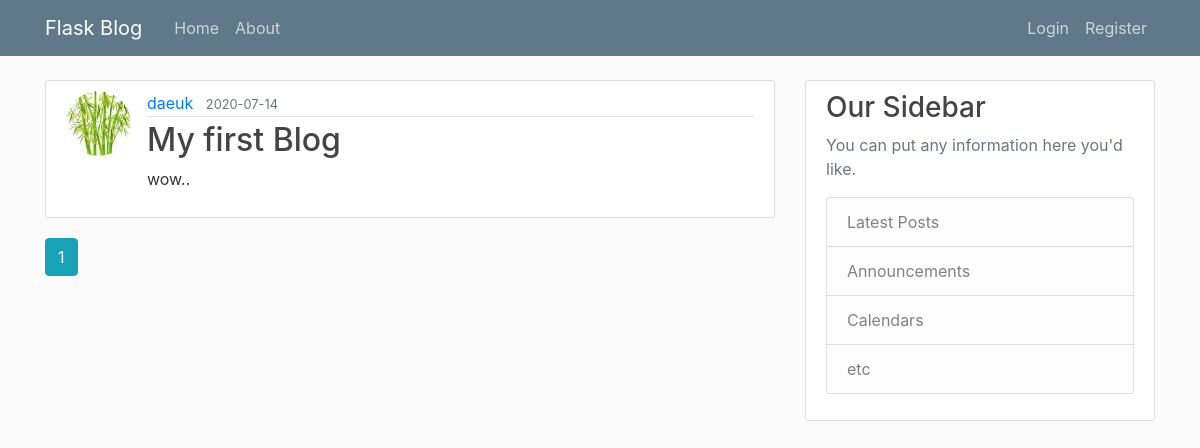
Page /home on the earlier database version.
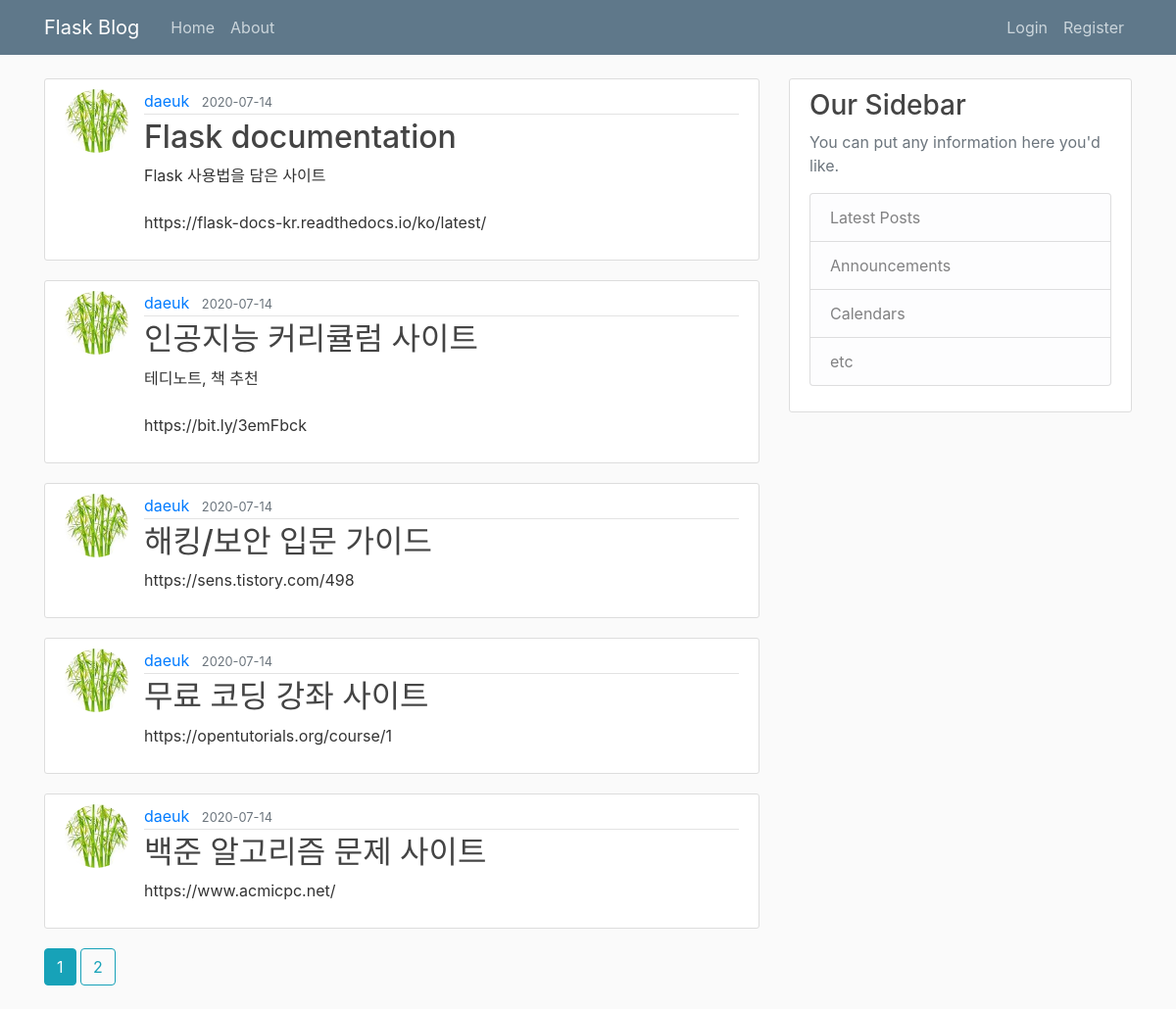
Same page on the later database version.
### flaskblog/models.py (models this page shows, shortened)
class Post(db.Model):
    __table_name__ = 'post'
    id = db.Column(db.Integer, primary_key=True)
    title = db.Column(db.String(100), nullable=False)
    date_posted = db.Column(db.DateTime, nullable=False, default=datetime.utcnow)
    content = db.Column(db.Text, nullable=False)
    user_id = db.Column(db.Integer, db.ForeignKey('user.id'), nullable=False)  # foreignkey 는 테이블 이름을 인자로 받음.

class User(db.Model, UserMixin):
    __table_name__ = 'user'
    id = db.Column(db.Integer, primary_key=True)
    username = db.Column(db.String(20), unique=True, nullable=False)
    email = db.Column(db.String(120), unique=True, nullable=False)
    image_file = db.Column(db.String(20), nullable=False, default='default.jpg')
    password = db.Column(db.String(60), nullable=False)
    posts = db.relationship('Post', backref='author', lazy=True)  # relationship 은  객체 이름을 받음.

### flaskblog/routes.py (the view)
@app.route('/')
@app.route('/home')
def home():
    page = request.args.get('page', 1, type=int)
    posts = Post.query.paginate(per_page=5, page=page)
    return render_template("home.html", posts=posts)

### flaskblog/templates/home.html
{% extends "layout.html" %}
{% block content %}
    {% for post in posts.items %}
        <article class="media content-section">
            <img class="rounded-circle article-img" src="{{ url_for('static', filename='profile_pics/' + post.author.image_file) }}" >
            <div class="media-body">
                <div class="article-metadata">
                    <a class="mr-2" href="#">{{ post.author.username }}</a>
                    <small class="text-muted">{{ post.date_posted.strftime('%Y-%m-%d') }}</small>
                </div>
                <h2><a class="article-title" href="{{ url_for('post', post_id=post.id) }}">{{ post.title }}</a></h2>
                <p class="article-content">{{ post.content }}</p>
            </div>
        </article>
    {% endfor %}
    {% for page_num in posts.iter_pages(left_edge=1, right_edge=1, left_current=1, right_current=2) %}
        {% if page_num %}
            {% if posts.page == page_num %}
                <a class="btn btn-info mb-4" href="{{ url_for('home', page=page_num) }}">{{ page_num }}</a>
            {% else %}
                <a class="btn btn-outline-info mb-4" href="{{ url_for('home', page=page_num) }}">{{ page_num }}</a>
            {% endif %}
        {% else %}
            ...
        {% endif %}
    {% endfor %}
{% endblock content %}

### flaskblog/templates/layout.html (shortened to what this page needs)
<!DOCTYPE html>
<html>
    <head>
        <link rel="stylesheet" href="https://stackpath.bootstrapcdn.com/bootstrap/4.5.0/css/bootstrap.min.css">
        <link rel="stylesheet" type="text/css" href="{{ url_for('static', filename='main.css') }}">
    </head>
    <body>
        <header class="site-header">
          <nav class="navbar navbar-expand-md navbar-dark bg-steel fixed-top">
            <div class="container">
              <a class="navbar-brand mr-4" href="{{ url_for('home') }}">Flask Blog</a>
              <div class="collapse navbar-collapse" id="navbarToggle">
                <div class="navbar-nav mr-auto">
                  <a class="nav-item nav-link" href="{{ url_for('home') }}">Home</a>
                  <a class="nav-item nav-link" href="{{ url_for('about') }}">About</a>
                </div>
                <div class="navbar-nav">
                    {% if current_user.is_authenticated %}
                        <a class="nav-item nav-link" href="{{ url_for('new_post') }}">New Post</a>
                        <a class="nav-item nav-link" href="{{ url_for('account') }}">Account</a>
                        <a class="nav-item nav-link" href="{{ url_for('logout') }}">Logout</a>
                    {% else %}
                        <a class="nav-item nav-link" href="{{ url_for('login') }}">Login</a>
                        <a class="nav-item nav-link" href="{{ url_for('register') }}">Register</a>
                    {% endif %}
                </div>
              </div>
            </div>
          </nav>
        </header>
        <main role="main" class="container">
          <div class="row">
            <div class="col-md-8">
                {% block content %}{% endblock %}
            </div>
            <div class="col-md-4">
              <div class="content-section">
                <h3>Our Sidebar</h3>
                <p class='text-muted'>You can put any information here you'd like.
                  <ul class="list-group">
                    <li class="list-group-item list-group-item-light">Latest Posts</li>
                    <li class="list-group-item list-group-item-light">Announcements</li>
                    <li class="list-group-item list-group-item-light">Calendars</li>
                    <li class="list-group-item list-group-item-light">etc</li>
                  </ul>
                </p>
              </div>
            </div>
          </div>
        </main>
    </body>
</html>

### flaskblog/static/main.css (style rules this page uses)
body { background: #fafafa; color: #333333; margin-top: 5rem; }
h1, h2, h3, h4, h5, h6 { color: #444444; }
.bg-steel { background-color: #5f788a; }
.site-header .navbar-nav .nav-link { color: #cbd5db; }
.content-section { background: #ffffff; padding: 10px 20px; border: 1px solid #dddddd; border-radius: 3px; margin-bottom: 20px; }
.article-title { color: #444444; }
.article-content { white-space: pre-line; }
.article-img { height: 65px; width: 65px; margin-right: 16px; }
.article-metadata { padding-bottom: 1px; margin-bottom: 4px; border-bottom: 1px solid #e3e3e3 }

Differences in the rows shown:
removed Post: image_file (picture), author.username "daeuk", date_posted "2020-07-14", title "My first Blog", content "wow.."
added Post: image_file (picture), author.username "daeuk", date_posted "2020-07-14", title "Flask documentation", content "Flask 사용법을 담은 사이트 https://flask-docs-kr.readthedocs.io/ko/latest/"
added Post: image_file (picture), author.username "daeuk", date_posted "2020-07-14", title "인공지능 커리큘럼 사이트", content "테디노트, 책 추천 https://bit.ly/3emFbck"
added Post: image_file (picture), author.username "daeuk", date_posted "2020-07-14", title "해킹/보안 입문 가이드", content "https://sens.tistory.com/498"
added Post: image_file (picture), author.username "daeuk", date_posted "2020-07-14", title "무료 코딩 강좌 사이트", content "https://opentutorials.org/course/1"
added Post: image_file (picture), author.username "daeuk", date_posted "2020-07-14", title "백준 알고리즘 문제 사이트", content "https://www.acmicpc.net/"
Other differences:
new list line: "2"
